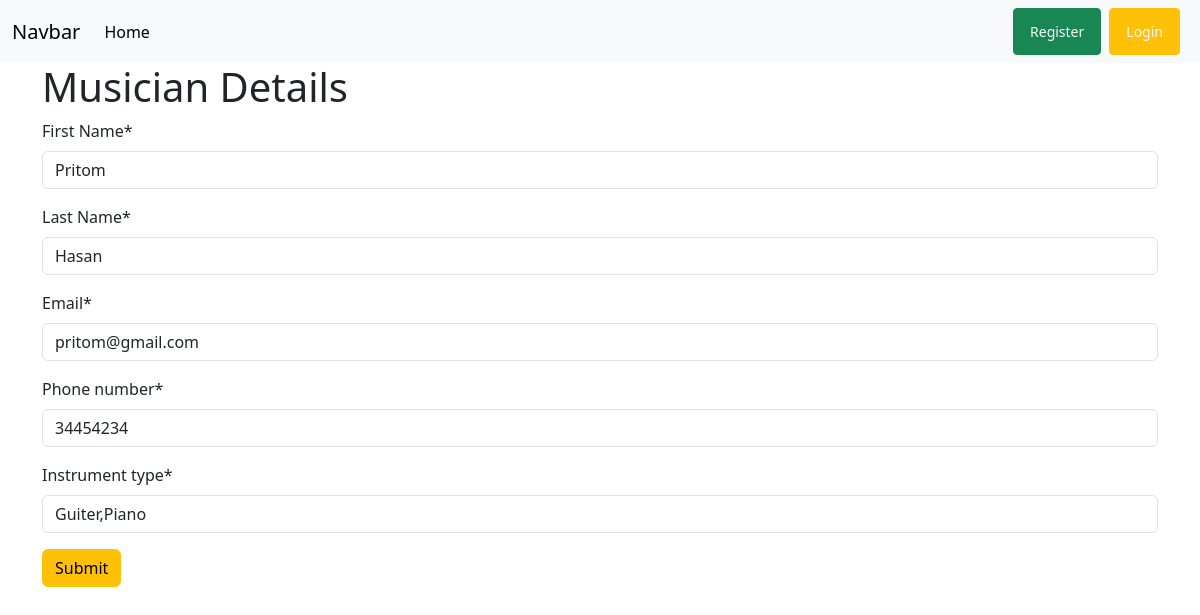
Screenshot of /musicians/edit/7 with the database file from the repository.
### musician/models.py (models this page shows, shortened)
class Musician(models.Model):
    f_name=models.CharField(max_length=50)  #labels="First Name" will be added later on forms
    l_name=models.CharField(max_length=50)
    email=models.EmailField(default="example@example.com")
    phone_number = models.CharField(max_length=12)
    instrument_type=models.CharField(max_length=20,null=True)

### musician/views.py (the view)
# urls.py: path('edit/<int:id>',views.EditMusician.as_view(),name='edit_muscian'),
class EditMusician(UpdateView):
    model=Musician
    form_class=forms.MusicianForm
    template_name='add_musician.html'
    pk_url_kwarg='id'
    success_url=reverse_lazy('homepage')

### musician/forms.py
class MusicianForm(forms.ModelForm):
    class Meta:
        model=Musician
        fields='__all__'
        labels = {
            'f_name':"First Name",
            'l_name':'Last Name',
        }
        widgets ={
            'phone_number':forms.TextInput(attrs={'type':'tel','placeholder':"Enter Mobile Number","class":'form-control',}),
        }

### musician/templates/add_musician.html (shortened to what this page needs)
{%extends 'base.html'%}
{% load crispy_forms_tags  %}
{% block content%}
   <form method="post" class="container">
    <h1>Musician Details</h1>
    {{form | crispy}}
    <button type="submit" class="btn btn-warning">Submit</button>
   </form>
{%endblock%}

### rows the page displays
Musician: f_name "Pritom", l_name "Hasan", email "pritom@gmail.com", phone_number "34454234", instrument_type "Guiter,Piano"
